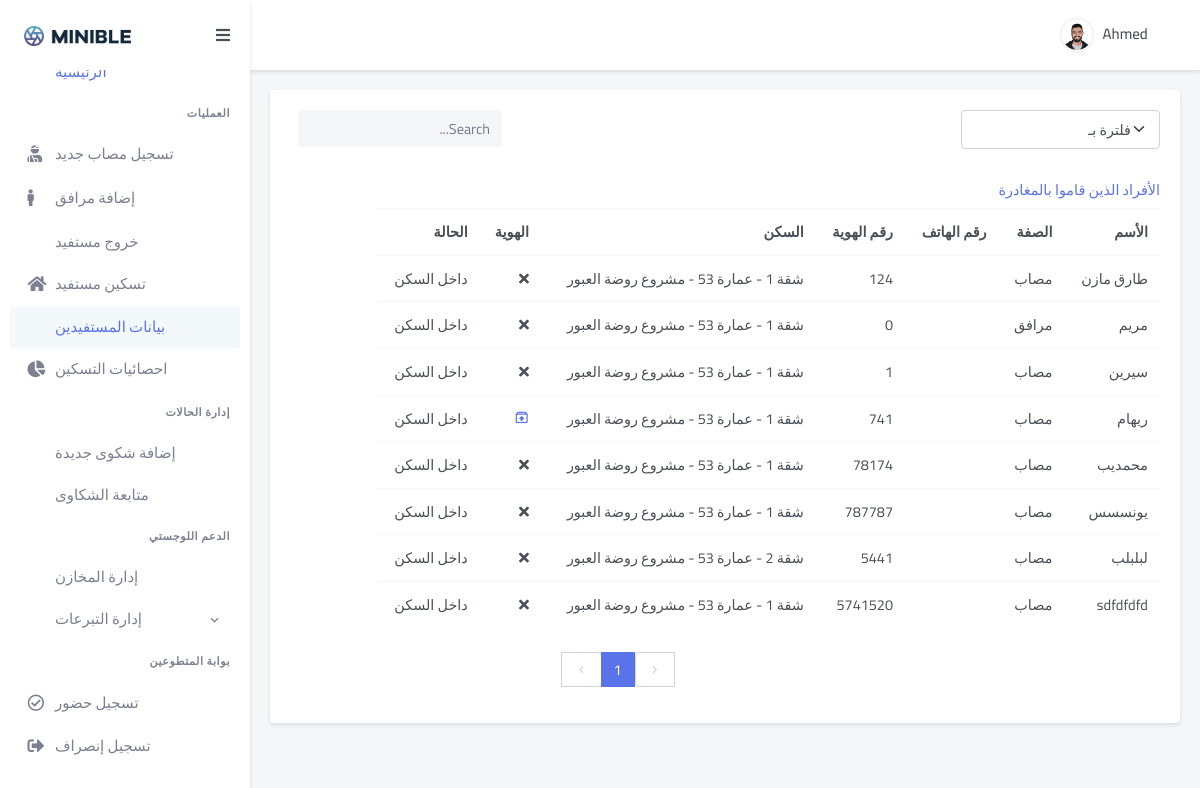
Before: /operations/customers (signed in) with the older database file.
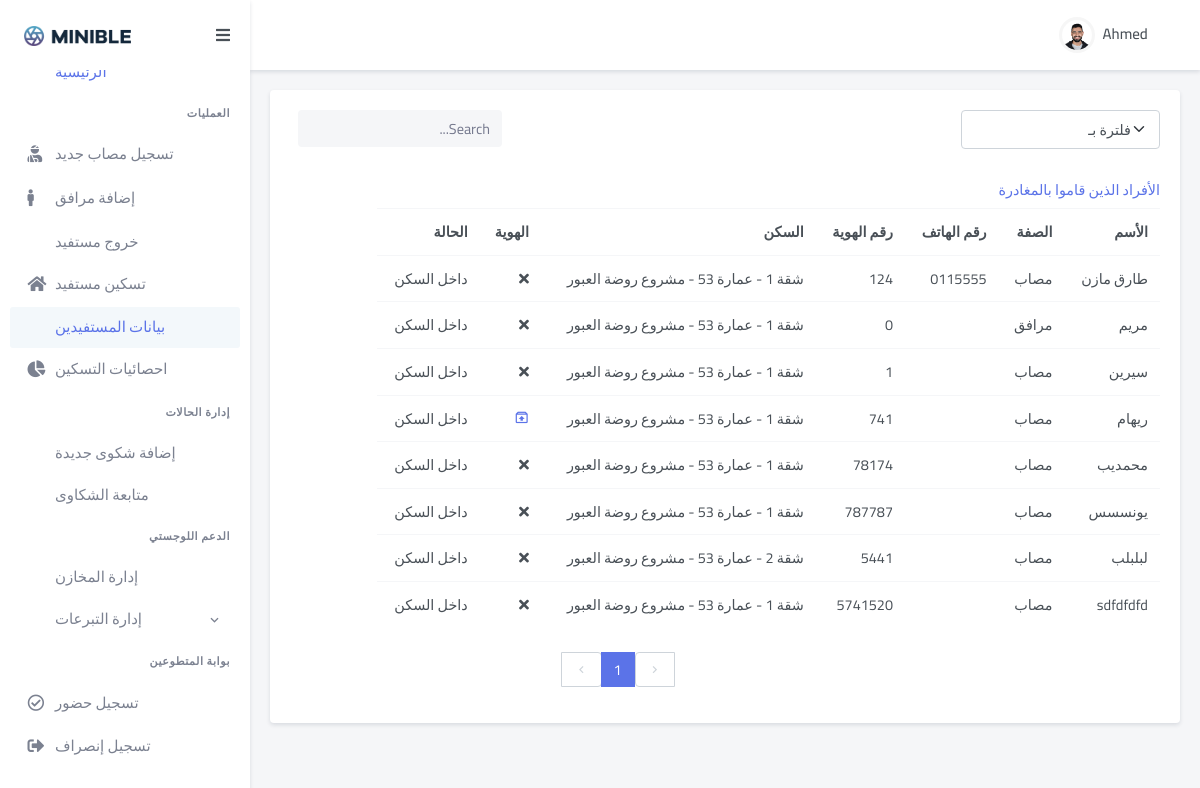
After: the same page with the newer database file.
### GazaResponse/models.py (models this page shows, shortened)
class Person(models.Model):
    name = models.CharField(max_length = 64)
    profile_pic = models.ImageField(upload_to="ProfilePics", blank = True)
    birthday = models.DateField()
    theType = models.CharField(max_length = 64)
    gender = models.CharField(max_length = 64, default = 'ذكر')
    idNumber = models.CharField(max_length = 64)
    code = models.CharField(max_length = 64, blank=True)
    status = models.CharField(max_length = 64)
    phoneNumber = models.CharField(max_length = 64, blank=True)
    isDisabled  = models.BooleanField(default = False)
    hasCancer = models.BooleanField(default = False)
    personGroup = models.ForeignKey(Group, on_delete=models.CASCADE, related_name="relatives")
    pHospital = models.ForeignKey(Hospital, on_delete = models.CASCADE)
    diagnosis = models.TextField(blank = True)
    accommodation  = models.ForeignKey(Apartment, on_delete = models.CASCADE, related_name="residents")
    scannedDocs = models.FileField(upload_to="IDs", blank=True)

class Apartment(models.Model):
    apartmentNum = models.IntegerField()
    whichBuilding = models.ForeignKey(Building, on_delete = models.CASCADE, related_name="apartments")
    apartmentCapacity = models.IntegerField()
    apartmentAccessibility = models.BooleanField()
    code = models.CharField(max_length = 64, blank=True)
    def __str__(self):
        return f'{"شقة"} {self.apartmentNum} - {self.whichBuilding} - {self.whichBuilding.bshelter}'

class Building(models.Model):
    name = models.CharField(max_length = 64)
    address = models.TextField(max_length = 150 , blank = True)
    numOfFloors = models.IntegerField()
    accessibility = models.BooleanField()
    bshelter = models.ForeignKey(Shelter, on_delete = models.CASCADE, related_name = "Buildings")
    bGovernorate = models.ForeignKey(Governorate, on_delete = models.CASCADE)
    def __str__(self):
        return f'{self.name}'

class Shelter(models.Model):
    shelterName = models.CharField(max_length = 64)
    bGovernorate = models.ForeignKey(Governorate, on_delete = models.CASCADE, null = True)
    isWorking  = models.BooleanField(default = True)
    def __str__(self):
        return f'{self.shelterName}'

### operations/views.py (the view, shortened to what this page needs)
# urls.py: path("customers", views.customers, name="customers"),
@login_required(login_url="/auth")
def customers(request):
    query = request.GET.get('q', '')
    whichCases = request.GET.get('whichCases', '')
    customersList = Person.objects.all()
    paginator = Paginator(customersList, 30)
    try:
        page = int(request.GET.get('page', '1'))
    except:
        page = 1
    try:
        customers = paginator.page(page)
    except (EmptyPage, InvalidPage):
        customers = paginator.page(paginator.num_pages)
    return render(request, "operations/customers.html", {
        "customers": customers,
        "query": query,
        "whichCases": whichCases
    })

### operations/templates/operations/customers.html (shortened to what the changed rows need)
{% extends "gaza/layout.html" %}
{% load static %}
{% block body %}
<div dir="rtl" class="main-content">
    <div class="page-content">
        <div class="container-fluid">
            <div class="row">
                <div class="col-lg-12">
                    <div class="card">
                        <div class="card-body">
                            <div class="table-responsive mb-4">
                                <table id="theCustomersTable" class="table table-centered table-nowrap mb-0">
                                    <thead>
                                        <tr>
                                            <th scope="col">الأسم</th>
                                            <th scope="col">الصفة</th>
                                            <th scope="col">رقم الهاتف</th>
                                            <th scope="col">رقم الهوية</th>
                                            <th scope="col">السكن</th>
                                            <th scope="col">الهوية</th>
                                            <th scope="col">الحالة</th>
                                        </tr>
                                    </thead>
                                    <tbody>
                                        {% for customer in customers.object_list %}
                                            <tr>
                                                <td>
                                                    <a class="text-body" href="{% url 'operations:profile' person_id=customer.id %}">{{ customer.name }}</a>
                                                </td>
                                                <td>{{ customer.theType }}</td>
                                                <td>{{ customer.phoneNumber }}</td>
                                                <td>{{ customer.idNumber }}</td>
                                                <td>{{ customer.accommodation }}</td>
                                                <td>
                                                    {% if customer.scannedDocs != 'False' %}
                                                        <a class="fw-medium" href="{{ customer.scannedDocs.url }}" target="_blank">
                                                            <i class="bx bx-archive-out"></i>
                                                        </a>
                                                    {% else %}
                                                        <i class="fas fa-times"></i>
                                                    {% endif %}
                                                </td>
                                                <td>{{ customer.status }}</td>
                                            </tr>
                                        {% endfor %}
                                    </tbody>
                                </table>
                            </div>
                        </div>
                    </div>
                </div>
            </div>
        </div>
    </div>
</div>
{% endblock %}

Changed rows visible on the page:
changed Person "طارق مازن": phoneNumber (not shown) → "0115555"
